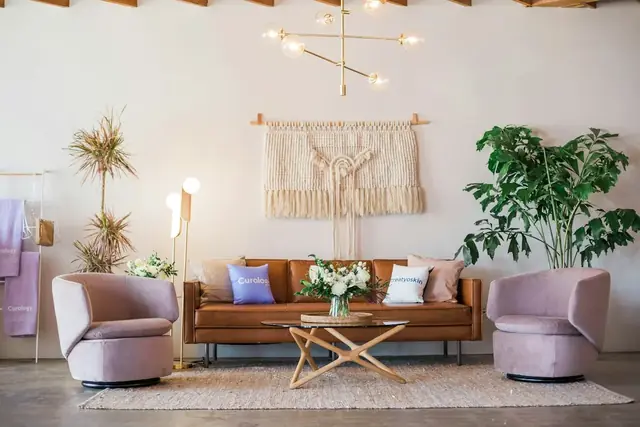
#> input picture organizedbyannefl/assets/img/boho-living-sm.webp, 640 x 427 px, given in place of boho-living-sm.webp.webp, which was not available
$ python -i build.py   (imports and definitions only)
#> lines starting #> are read from the running program, lines starting #| are printed output that depends on the picture
#!/usr/bin/env python3
"""Static generator for organizedbyannefl.com.

Writes every page as an HTML file under pages/ (served by index.php at clean,
slash-less URLs that match the original Wix site: /about, /services, /contact),
plus sitemap.xml and robots.txt. Run: python3 build.py && python3 validate.py
"""

import html
import json
import os
import re
import sys
from datetime import date

from PIL import Image

ROOT = os.path.dirname(os.path.abspath(__file__))
sys.path.insert(0, os.path.join(ROOT, "content"))

import blog_a  # noqa: E402
import blog_b  # noqa: E402
import services as services_mod  # noqa: E402
import pages_content as PC  # noqa: E402

BIZ = {
    "name": "Organized by Anne",
    "email": "info@organizedbyannefl.com",
    "origin": "https://organizedbyannefl.com",
    "city": "Fort Lauderdale",
    "state": "FL",
    "region": "Broward County",
    "lat": "26.1224",
    "lng": "-80.1373",
}
AREAS = ["Fort Lauderdale", "Las Olas", "Victoria Park", "Coral Ridge", "Rio Vista", "Harbor Beach",
         "Wilton Manors", "Oakland Park", "Lauderdale-by-the-Sea", "Plantation", "Davie", "Weston",
         "Coral Springs", "Hollywood", "Pompano Beach", "Dania Beach"]
TODAY = date.today().isoformat()
FONTS = ("https://fonts.googleapis.com/css2?family=Fraunces:ital,opsz,wght@0,9..144,400;0,9..144,500;"
         "1,9..144,400;1,9..144,500&family=Manrope:wght@400;500;600;700;800&display=swap")

SERVICES = services_mod.SERVICES
POSTS = sorted(blog_a.POSTS + blog_b.POSTS, key=lambda p: p["date"], reverse=True)

SVC_IMG = {
    "home-organizing": ("home-organizing", "Bright, styled living room with neutral sofa, plants and woven accents"),
    "closet-organization": ("closet-rail", "Neatly hung clothing on matching wooden hangers along an open rail"),
    "kitchen-pantry-organization": ("kitchen-open-shelves", "Organized kitchen with open wood shelves and tidy countertops"),
    "decluttering-downsizing": ("minimal-living", "Clutter-free living room with a dresser, plant and floor lamp"),
    "move-in-unpacking": ("bright-empty-living", "Bright, freshly unpacked living room with clean lines"),
    "home-office-organization": ("green-home-office", "Calm home office with a desk, sage green wall and plants"),
    "laundry-bathroom-organization": ("laundry-baskets", "Laundry nook with woven baskets on open cube shelving"),
    "virtual-organizing": ("planning-checklist", "Hand writing an organizing checklist in a notebook"),
}
POST_IMG = {
    "junk-drawer-organization-tips": ("open-shelving", "Tall open shelving unit with neatly stacked towels and supplies"),
    "under-bed-storage-ideas": ("calm-bedroom", "Calm bedroom with an upholstered bed and bench at the foot"),
    "homeschool-organization-small-spaces": ("homeschool-table", "Children working on lessons together at a shared table"),
    "organizing-mistakes-that-backfire": ("floating-shelves", "Floating wall shelves styled with a few decor pieces"),
    "when-to-replace-household-items": ("ceramic-cups", "Simple ceramic cups and planters on a white shelf"),
    "refresh-your-space-for-under-10": ("boho-living", "Light-filled living room with a leather sofa and plants"),
    "hurricane-season-home-organization-florida": ("tropical-pool", "Palm trees around a tropical pool on a sunny day"),
    "closet-organization-humid-climate": ("neutral-wardrobe", "Neutral knitwear hanging on a rail beside dried pampas grass"),
    "pantry-organization-ideas": ("kitchen-rail", "Kitchen wall rail holding pans and utensils above the counter"),
    "room-by-room-decluttering-checklist": ("cozy-living", "Tidy living room with a blue sofa and framed print"),
    "small-bathroom-organization-ideas": ("white-bathroom", "Clean white bathroom with a glass shower and floating vanity"),
    "how-to-organize-a-home-office": ("studio-office", "Bright shared workspace with desks, lamps and storage cubbies"),
    "how-much-does-a-professional-organizer-cost": ("planner-board", "Planning board with schedules and sticky notes"),
    "seasonal-home-organization-snowbirds": ("palm-beach", "Palm-lined beachfront with high-rise condos in South Florida"),
}

# ----------------------------------------------------------------- helpers

def esc(s):
    return html.escape(html.unescape(str(s)), quote=True)


def slugify(s):
    s = re.sub(r"<[^>]+>", "", html.unescape(s)).lower()
    return re.sub(r"[^a-z0-9]+", "-", s).strip("-")[:60]


_ICONS = {}


# [10 lines left out: function icon, not called in this run]


_DIMS = {}


# [15 lines left out: functions img_dims, ensure_small, not called in this run]


IMG_ALT = {}


# [8 lines left out: function img, not called in this run]


def words(htm):
    return len(re.sub(r"<[^>]+>", " ", htm).split())


BRAND_MARK = ('<svg class="brand-mark" viewBox="0 0 48 48" aria-hidden="true"><rect x="1" y="1" width="46" height="46" rx="15" '
              'fill="#4d614f"/><path d="M14.5 34 24 13.5 33.5 34" fill="none" stroke="#fbf7f2" stroke-width="2.6" '
              'stroke-linecap="round" stroke-linejoin="round"/><path d="M18.6 26.2h10.8" stroke="#e7a98d" stroke-width="2.6" '
              'stroke-linecap="round"/><circle cx="36.5" cy="12" r="2.4" fill="#e7a98d"/></svg>')


def brand():
    return ('<a class="brand" href="/" aria-label="Organized by Anne home">%s<span><span class="brand-name">'
            'Organized <em>by</em> Anne</span><span class="brand-sub">Fort Lauderdale · Home Organizing</span></span></a>') % BRAND_MARK

# ----------------------------------------------------------------- schema

# [20 lines left out: function org_schema, not called in this run]


def website_schema():
    return {"@type": "WebSite", "@id": BIZ["origin"] + "/#website", "url": BIZ["origin"] + "/", "name": BIZ["name"],
            "publisher": {"@id": BIZ["origin"] + "/#business"}}


# [10 lines left out: functions crumbs_schema, faq_schema, not called in this run]

# ----------------------------------------------------------------- layout

NAV = [("About", "/about"), ("Blog", "/blog"), ("Free Tools", "/tools"), ("Service Area", "/service-area"),
       ("Contact", "/contact")]


# [66 lines left out: functions header, footer, not called in this run]


GTAG = """<!-- Google tag (gtag.js) -->
<script async src="https://www.googletagmanager.com/gtag/js?id=G-8097R535LY"></script>
<script>
  window.dataLayer = window.dataLayer || [];
  function gtag(){dataLayer.push(arguments);}
  gtag('js', new Date());

  gtag('config', 'G-8097R535LY');
</script>"""


def ensure_og(name):
    """1200x630 JPEG share image (Facebook, LinkedIn and others don't all take WebP)."""
#> called with name = 'assets/img/boho-living-sm.webp'
    dst = os.path.join(ROOT, "assets/og", name + ".jpg")
    src = os.path.join(ROOT, "assets/img", name + ".webp")
    if not os.path.exists(dst) or os.path.getmtime(dst) < os.path.getmtime(src):
        os.makedirs(os.path.dirname(dst), exist_ok=True)
        with Image.open(src) as im:
#> im is the input picture: PIL image 640x427 RGB; mean R, G, B 176.5, 165, 155.5
            im = im.convert("RGB")
            w, h = im.size
#> w = 640; h = 427
            scale = max(1200 / w, 630 / h)
#> scale = 1.88
            im = im.resize((round(w * scale), round(h * scale)), Image.LANCZOS)
#> im: PIL image 1200x801 RGB
            left, top = (im.width - 1200) // 2, (im.height - 630) // 2
#> left = 0; top = 85
            im.crop((left, top, left + 1200, top + 630)).save(dst, "JPEG", quality=82, optimize=True, progressive=True)
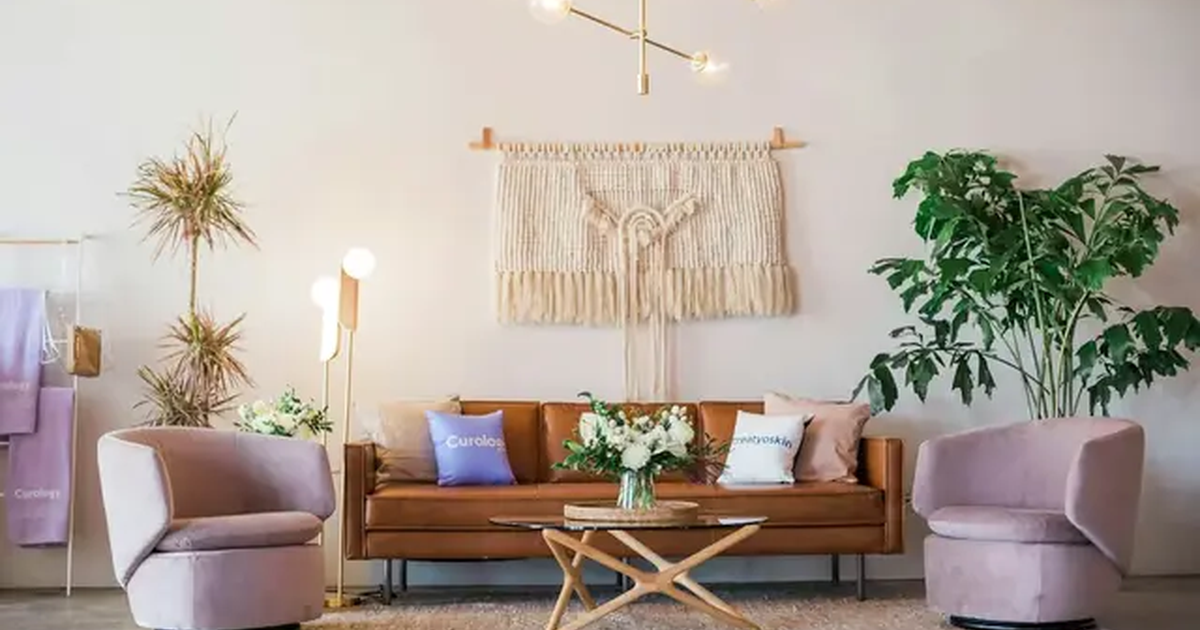
#> saved as boho-living-sm.webp.jpg: PIL image 1200x630 RGB; mean R, G, B 174.7, 163.5, 153.9
    return name


# [97 lines left out: functions layout, breadcrumbs, page_hero, not called in this run]


def faq_block(faqs, heading="Frequently asked questions"):
    items = "".join('<details><summary>%s</summary><p>%s</p></details>' % (esc(q), esc(a)) for q, a in faqs)
    return '<h2 id="faq">%s</h2><div class="faq">%s</div>' % (heading, items)


# [28 lines left out: functions cta_band, svc_card, post_card, not called in this run]


def nice_date(iso):
    y, m, d = map(int, iso.split("-"))
    return date(y, m, d).strftime("%b %-d, %Y")


# [26 lines left out: functions tool_cards, process_steps, link_body, not called in this run]

# ----------------------------------------------------------------- pages

OUT = {}


def write(path, content):
    OUT[path] = content


# [234 lines left out: functions build_home, build_about, build_services, build_service, build_blog, build_post and 2 more, not called in this run]


TOOL_ICONS = ["rotate-ccw", "refresh-cw", "heart", "house", "box", "hand-heart", "tag", "gift", "recycle", "trash-2"]


def icon_templates():
    return "".join('<template id="i-%s">%s</template>' % (n, icon(n)) for n in TOOL_ICONS)


# [66 lines left out: functions build_tools, build_legal, build_404, sitemap, not called in this run]


def out_file(path):
    return os.path.join(ROOT, "pages", "home.html" if path == "/" else path.strip("/") + ".html")


VERSION = TODAY.replace("-", "")


# [28 lines left out: function main, not called in this run]


# [2 lines not run here, left out]

>>> result = ensure_og('assets/img/boho-living-sm.webp')

$ run again, on organizedbyannefl/assets/img/hero-living-room-sm.webp
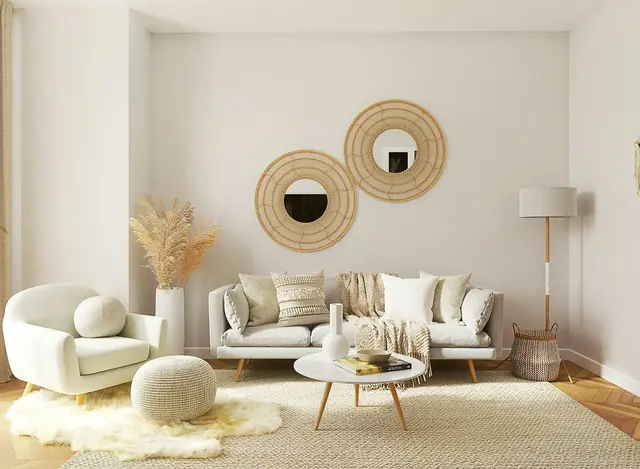
#> input picture organizedbyannefl/assets/img/hero-living-room-sm.webp, 640 x 469 px, given in place of hero-living-room-sm.webp.webp, which was not available
#> in ensure_og, im is the input picture: PIL image 640x469 RGB; mean R, G, B 199.3, 188.5, 168
#> im: PIL image 1200x879 RGB
#> in ensure_og, `im.crop((left, top, left + 1200, top + 630)).save(dst, "JPEG", quality..`:
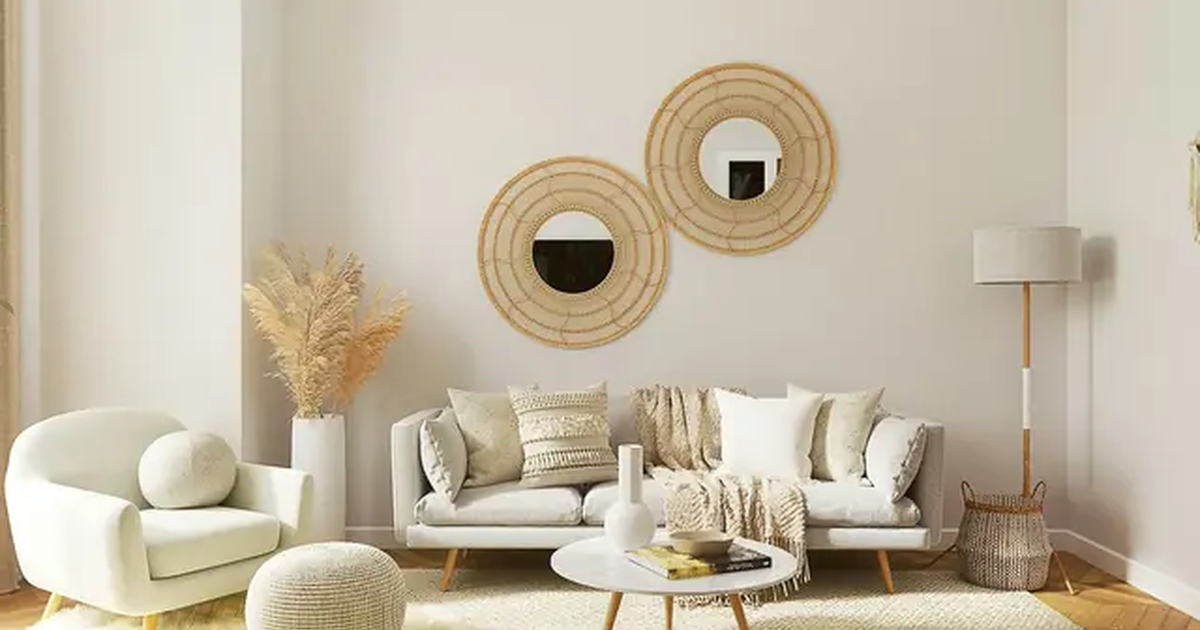
#> saved as hero-living-room-sm.webp.jpg: PIL image 1200x630 RGB; mean R, G, B 196.9, 186.1, 166.9

$ run again, on organizedbyannefl/assets/img/kitchen-rail.webp
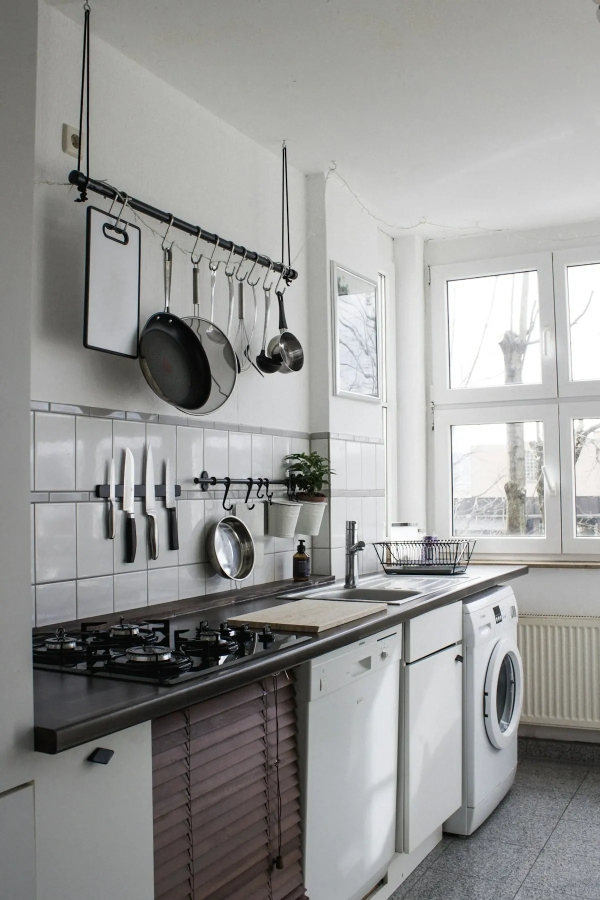
#> input picture organizedbyannefl/assets/img/kitchen-rail.webp, 1200 x 1800 px, given in place of kitchen-rail.webp.webp, which was not available (shown at 1/2 size)
#> in ensure_og, im is the input picture: PIL image 1200x1800 RGB; mean R, G, B 152.2, 152.5, 150.9
#> in ensure_og, `im.crop((left, top, left + 1200, top + 630)).save(dst, "JPEG", quality..`:
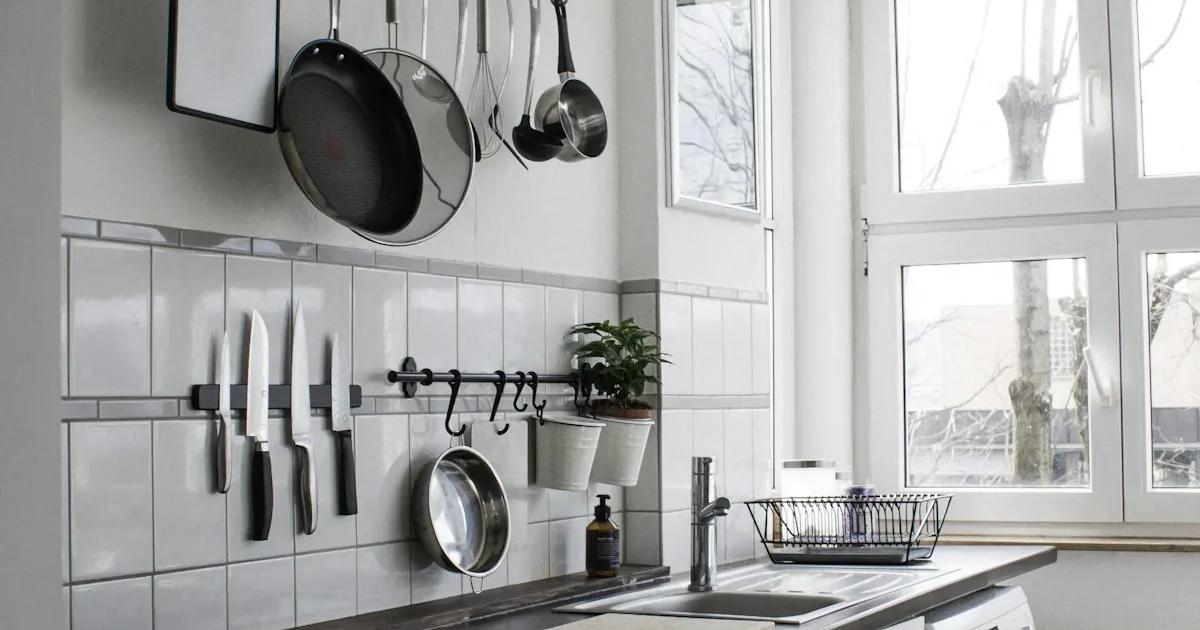
#> saved as kitchen-rail.webp.jpg: PIL image 1200x630 RGB; mean R, G, B 169.6, 170.6, 169.8

$ run again, on organizedbyannefl/assets/img/open-shelving-sm.webp
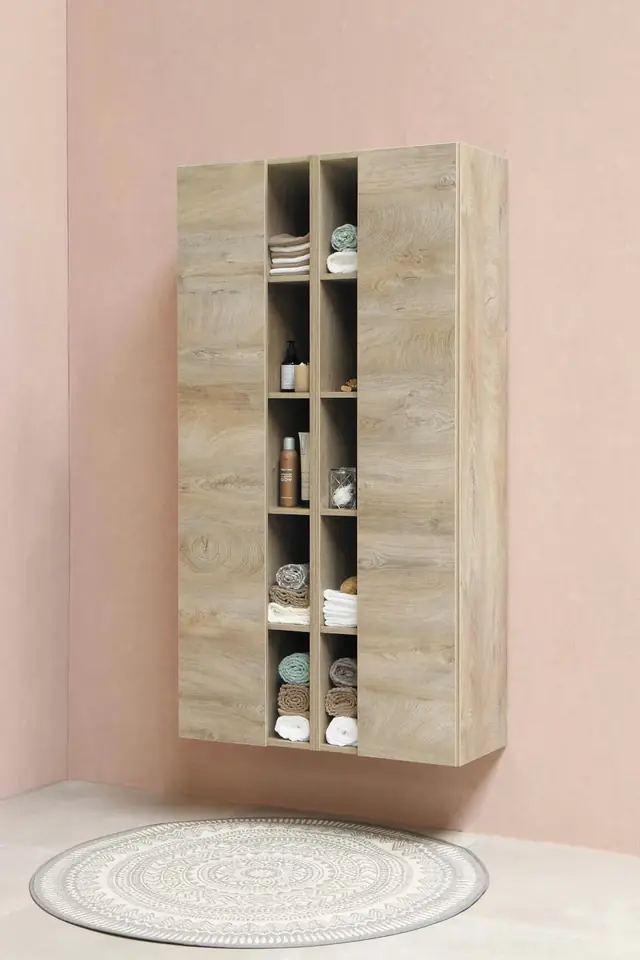
#> input picture organizedbyannefl/assets/img/open-shelving-sm.webp, 640 x 960 px, given in place of open-shelving-sm.webp.webp, which was not available
#> in ensure_og, im is the input picture: PIL image 640x960 RGB; mean R, G, B 194.4, 174.7, 158.4
#> im: PIL image 1200x1800 RGB
#> in ensure_og, `im.crop((left, top, left + 1200, top + 630)).save(dst, "JPEG", quality..`:
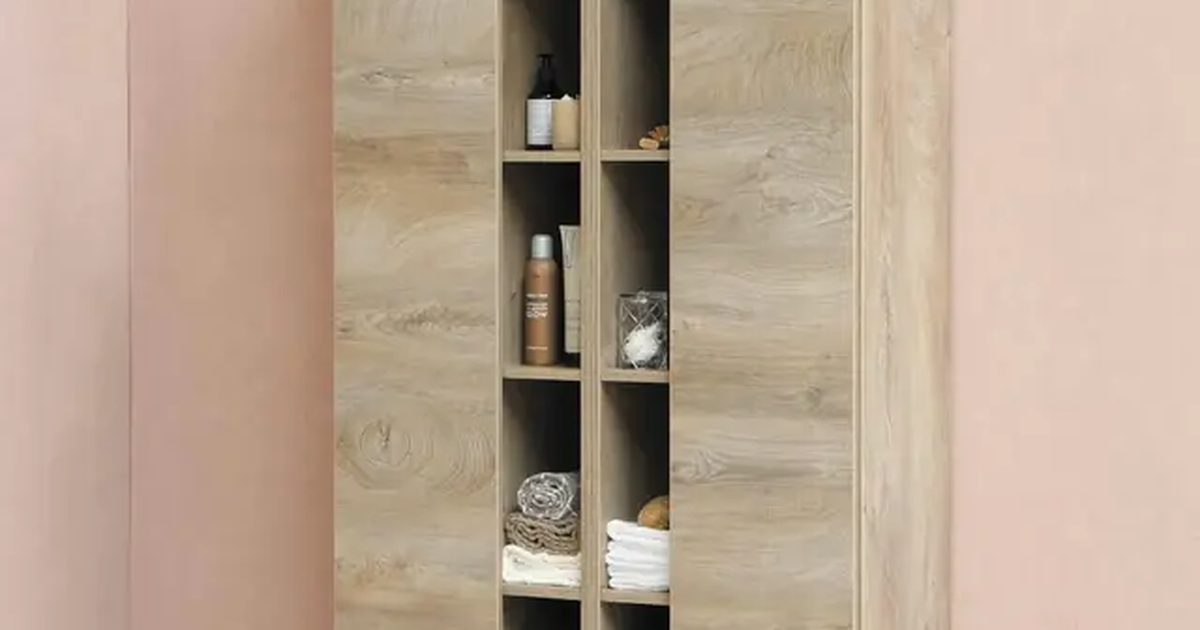
#> saved as open-shelving-sm.webp.jpg: PIL image 1200x630 RGB; mean R, G, B 185.1, 164.5, 145.7
